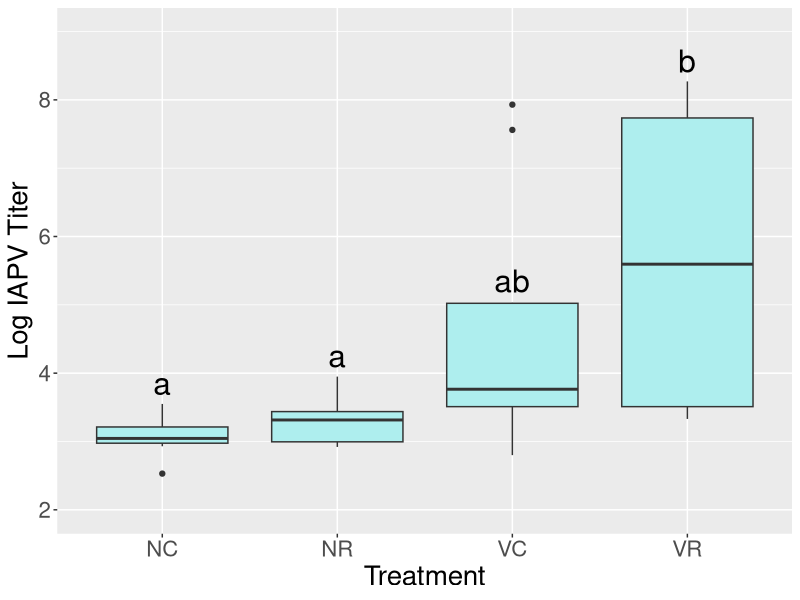
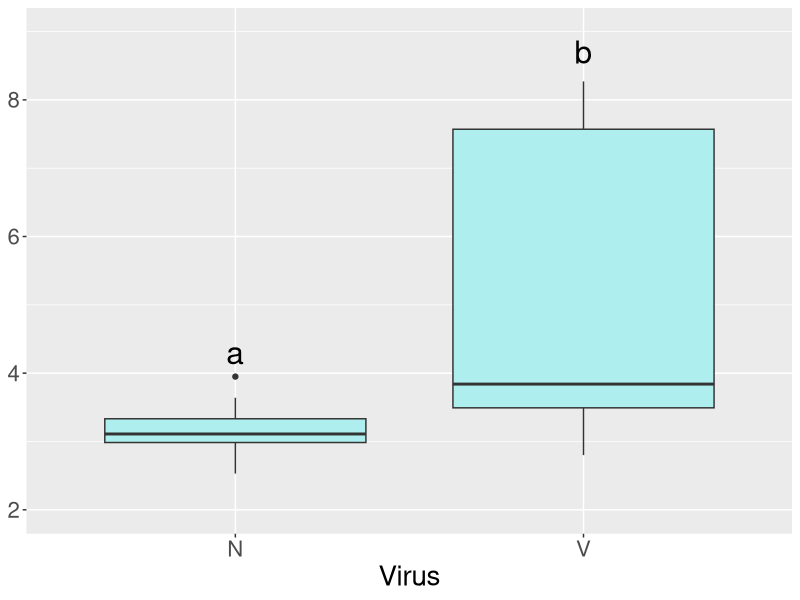
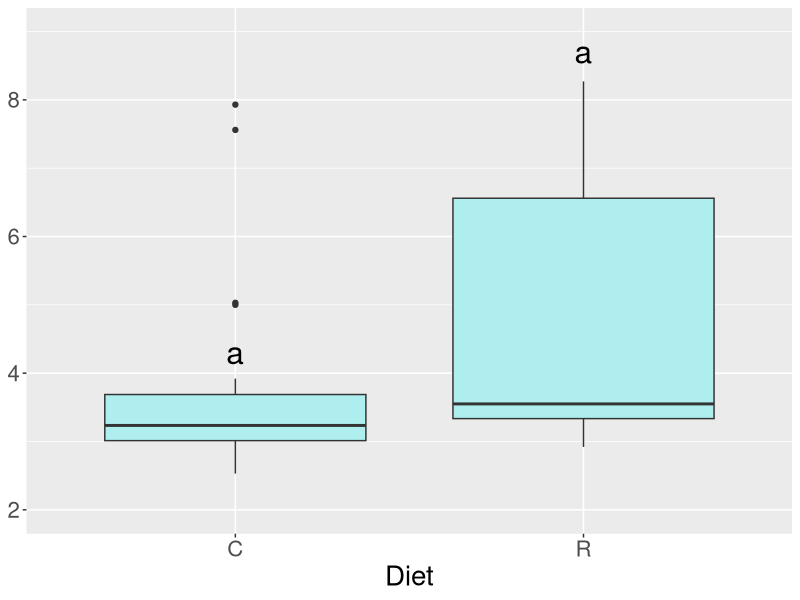
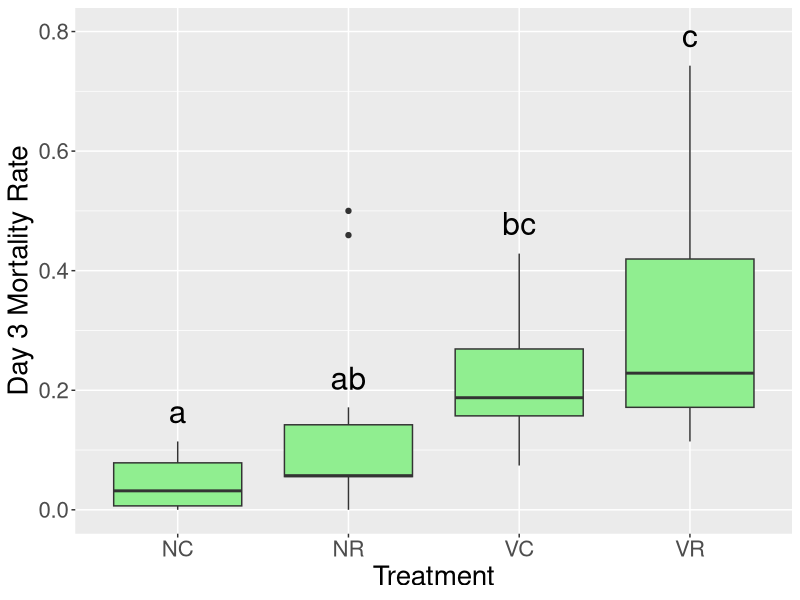
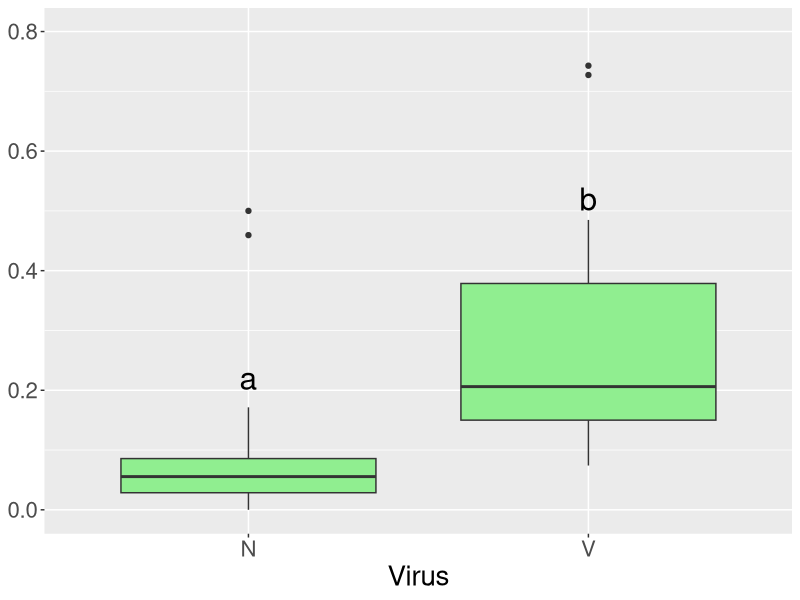
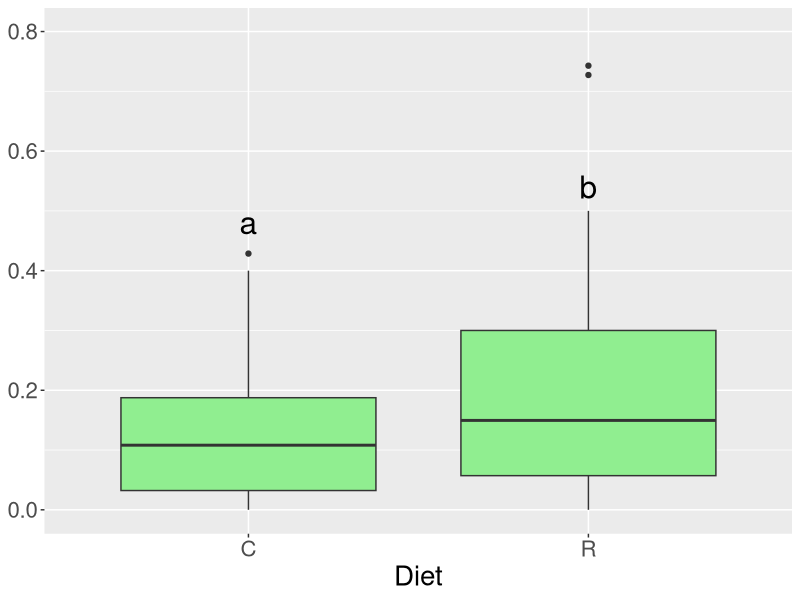

Recreate these plots in R, in order.
library(plyr)
library(ggplot2)
library(multcompView)
library(readr)
library(multcomp)
library(nlme)

d <- read_csv("day3Mortality.csv")
d = as.data.frame(d)
attr(d, "spec") <- NULL
# Note: There are 14 NC; 15 VR, VC, NR
d = d[which(d$Treatment %in% c("None Chestnut", "None Rockrose", "Virus Chestnut", "Virus Rockrose")),]
d$Treatment

d$Treatment = as.factor(d$Treatment)
colnames(d)[3] = "Day3Mortality"
levels(d$Treatment) <- c('NC', 'NR', 'VC', 'VR')

d$Virus = sapply(d$Treatment, function(x) substr(x, 1, 1))
d$Diet = sapply(d$Treatment, function(x) substr(x, 2, 2))
d$Virus = as.factor(d$Virus)
d$Diet = as.factor(d$Diet)

mortcomp = lme(Day3Mortality ~ Diet*Virus, data=d, random = ~1|Experiment) 
mortcomp2 = lme(Day3Mortality ~ Treatment, data=d, random = ~1|Experiment) 
anova(mortcomp)
anova(mortcomp2)
summary(glht(mortcomp2, linfct=mcp(Treatment="Tukey")))

# Mortality (All)
labelDF = data.frame(plot.labels=c("NR","VC","VR","NC"), labels = c("ab","bc","c","a"), V1 = c(0.22, 0.479, 0.793, 0.164))
plotMortality = ggplot(d, aes(x=Treatment, y=Day3Mortality)) + geom_boxplot(fill="palegreen2") + geom_text(data = labelDF, size = 8, aes(x = plot.labels, y = V1, label = labels)) + ylab("Day 3 Mortality Rate") + theme_gray() + ylim(0,0.8) + theme(text=element_text(size=20))

# Mortality (N vs V)
labelDF = data.frame(plot.labels=c("N","V"), labels = c("a","b"), V1 = c(0.22, 0.52))
plotMortality2 = ggplot(d, aes(x=Virus, y=Day3Mortality)) + geom_boxplot(fill="palegreen2") + geom_text(data = labelDF, size = 8, aes(x = plot.labels, y = V1, label = labels)) + theme_gray() + ylim(0,0.8) +theme(axis.title.y=element_blank(), text=element_text(size=20))
# summary(glht(mortcomp, linfct=mcp(Virus="Tukey")))

# Mortality (R vs C)
labelDF = data.frame(plot.labels=c("C","R"), labels = c("a","b"), V1 = c(0.48, 0.54))
plotMortality3 = ggplot(d, aes(x=Diet, y=Day3Mortality)) + geom_boxplot(fill="palegreen2") + geom_text(data = labelDF, size = 8, aes(x = plot.labels, y = V1, label = labels)) + theme_gray() + ylim(0,0.8)+theme(axis.title.y=element_blank(), text=element_text(size=20))
# summary(glht(mortcomp, linfct=mcp(Diet="Tukey")))

###### Plot IAPV Values ########

d <- read_delim("logIAPV.csv", "\t", escape_double = FALSE, trim_ws = TRUE)
d = as.data.frame(d)
attr(d, "spec") <- NULL
# Note: There are 14 NC; 15 VR, VC, NR

d = d[which(d$treatment %in% c("None Chestnut", "None Rockrose", "Virus Chestnut", "Virus Rockrose")),]

d$treatment = as.factor(d$treatment)
colnames(d)[3] = "logIAPV"
levels(d$treatment) <- c('NC', 'NR', 'VC', 'VR')
colnames(d)[1] <- "Treatment"

d$Virus = sapply(d$Treatment, function(x) substr(x, 1, 1))
d$Diet = sapply(d$Treatment, function(x) substr(x, 2, 2))
d$Virus = as.factor(d$Virus)
d$Diet = as.factor(d$Diet)

mortcomp = lme(logIAPV ~ Diet*Virus, data=d, random = ~1|Experiment) 
mortcomp2 = lme(logIAPV ~ Treatment, data=d, random = ~1|Experiment)
anova(mortcomp)
anova(mortcomp2)
summary(glht(mortcomp2, linfct=mcp(Treatment="Tukey")))

# IAPV (All)
labelDF = data.frame(plot.labels=c("NR","VC","VR","NC"), labels = c("a","ab","b","a"), V1 = c(4.25, 5.35, 8.57, 3.85))
plotIAPV = ggplot(d, aes(x=Treatment, y=logIAPV)) + geom_boxplot(fill="paleturquoise2") + geom_text(data = labelDF, size = 8, aes(x = plot.labels, y = V1, label = labels)) + ylab("Log IAPV Titer") +theme_gray() + theme(text=element_text(size=20)) + ylim(2,9)

# IAPV (N vs V)
labelDF = data.frame(plot.labels=c("N","V"), labels = c("a","b"), V1 = c(4.3, 8.7))
plotIAPV2 = ggplot(d, aes(x=Virus, y=logIAPV)) + geom_boxplot(fill="paleturquoise2") + geom_text(data = labelDF, size = 8, aes(x = plot.labels, y = V1, label = labels)) +theme_gray() + theme(axis.title.y=element_blank(), text=element_text(size=20)) +ylim(2,9)
# summary(glht(mortcomp, linfct=mcp(Virus="Tukey")))

# IAPV (R vs C)
labelDF = data.frame(plot.labels=c("C","R"), labels = c("a","a"), V1 = c(4.3, 8.7))
plotIAPV3 = ggplot(d, aes(x=Diet, y=logIAPV)) + geom_boxplot(fill="paleturquoise2") + geom_text(data = labelDF, size = 8, aes(x = plot.labels, y = V1, label = labels)) +theme_gray() + theme(axis.title.y=element_blank(), text=element_text(size=20)) +ylim(2,9)
# summary(glht(mortcomp, linfct=mcp(Virus="Tukey")))
